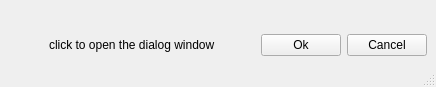
<?xml version="1.0" encoding="UTF-8"?>
<ui version="4.0">
 <class>MainWindow</class>
 <widget class="QMainWindow" name="MainWindow">
  <property name="geometry">
   <rect>
    <x>0</x>
    <y>0</y>
    <width>436</width>
    <height>87</height>
   </rect>
  </property>
  <property name="maximumSize">
   <size>
    <width>436</width>
    <height>100</height>
   </size>
  </property>
  <property name="windowTitle">
   <string>MainWindow</string>
  </property>
  <widget class="QWidget" name="centralwidget">
   <layout class="QVBoxLayout" name="verticalLayout">
    <item>
     <spacer name="verticalSpacer">
      <property name="orientation">
       <enum>Qt::Orientation::Vertical</enum>
      </property>
      <property name="sizeHint" stdset="0">
       <size>
        <width>20</width>
        <height>40</height>
       </size>
      </property>
     </spacer>
    </item>
    <item>
     <layout class="QGridLayout" name="gridLayout">
      <item row="0" column="4">
       <widget class="QPushButton" name="pushButton_2">
        <property name="text">
         <string>Cancel</string>
        </property>
       </widget>
      </item>
      <item row="0" column="3">
       <widget class="QPushButton" name="pushButton_1">
        <property name="text">
         <string>Ok</string>
        </property>
       </widget>
      </item>
      <item row="0" column="1">
       <widget class="QLabel" name="label">
        <property name="text">
         <string>click to open the dialog window</string>
        </property>
       </widget>
      </item>
      <item row="0" column="2">
       <spacer name="horizontalSpacer">
        <property name="orientation">
         <enum>Qt::Orientation::Horizontal</enum>
        </property>
        <property name="sizeHint" stdset="0">
         <size>
          <width>40</width>
          <height>20</height>
         </size>
        </property>
       </spacer>
      </item>
      <item row="0" column="0">
       <spacer name="horizontalSpacer_2">
        <property name="orientation">
         <enum>Qt::Orientation::Horizontal</enum>
        </property>
        <property name="sizeHint" stdset="0">
         <size>
          <width>40</width>
          <height>20</height>
         </size>
        </property>
       </spacer>
      </item>
     </layout>
    </item>
   </layout>
  </widget>
  <widget class="QMenuBar" name="menubar">
   <property name="geometry">
    <rect>
     <x>0</x>
     <y>0</y>
     <width>436</width>
     <height>21</height>
    </rect>
   </property>
  </widget>
  <widget class="QStatusBar" name="statusbar">
   <property name="sizeGripEnabled">
    <bool>true</bool>
   </property>
  </widget>
 </widget>
 <resources/>
 <connections/>
</ui>
